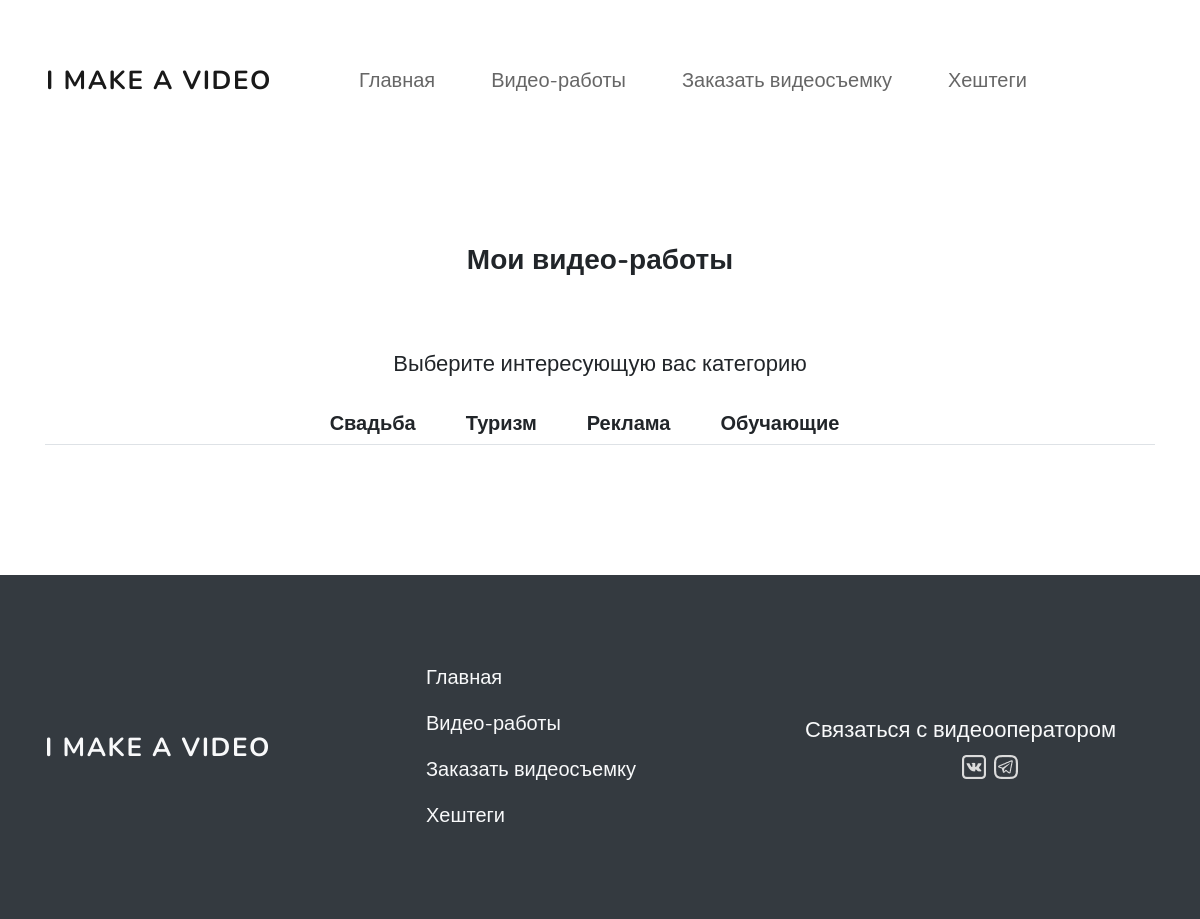
The page /works/ on the database as committed earlier.
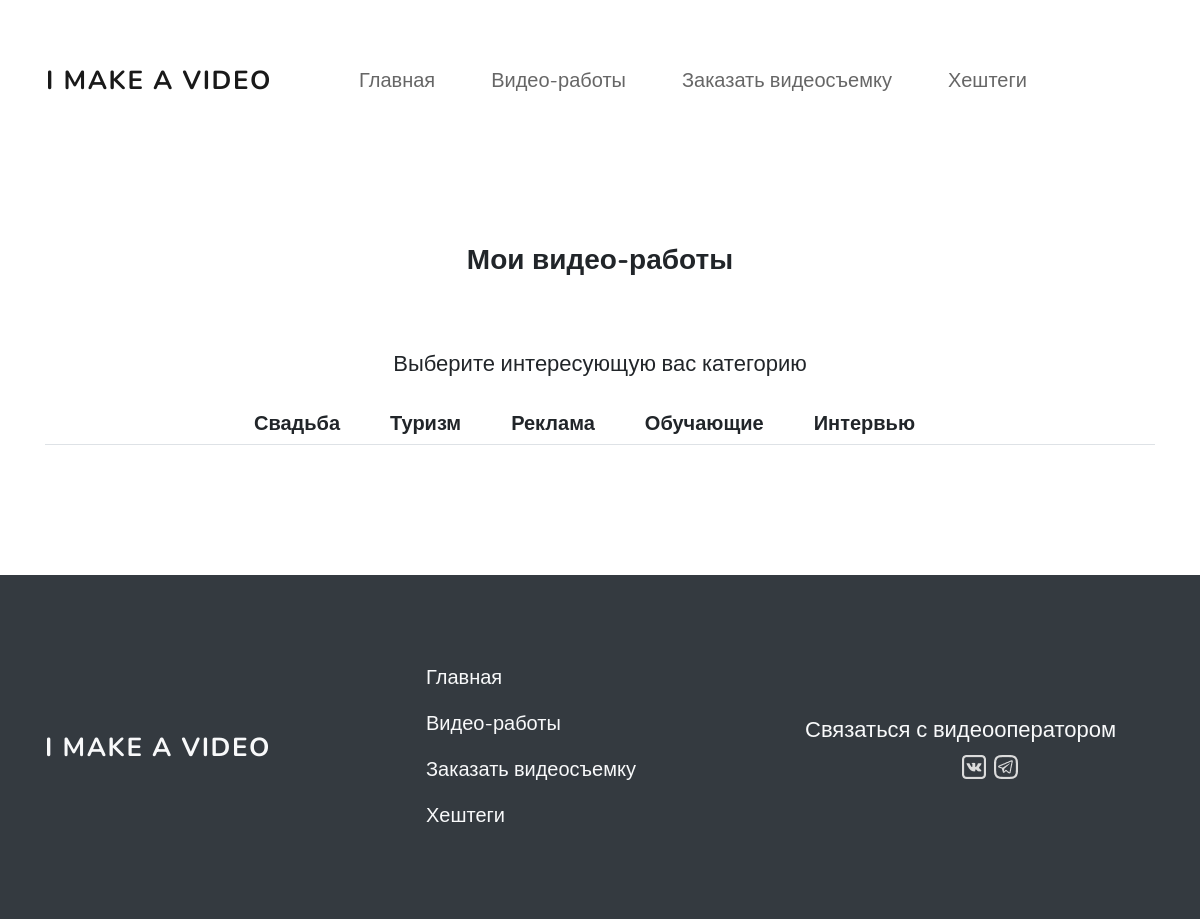
The same page on the database as committed later.
### film_site/models.py (models this page shows, shortened)
class VideoType(models.Model):
    name = models.CharField(verbose_name='Вид съемки', max_length=255)
    price = models.PositiveIntegerField(default=0, verbose_name='Цена', help_text='руб/час')
    slug = models.SlugField(default='type', verbose_name='Короткое название (на англ.)', max_length=32)
    class Meta:
        verbose_name = 'Вид съемки'
        verbose_name_plural = 'Виды съемки'

### film_site/views.py (the view)
# urls.py: path('works/', WorksView.as_view(), name='works'),
class WorksView(View):
    def get(self, request):
        types = VideoType.objects.all()
        works = MyWorks.objects.all()
        context = {
            'types': types, 'works': works
        }
        return render(request, 'film_site/works.html', context)

### film_site/templates/film_site/works.html (shortened to what this page needs)
{% extends "film_site/index.html" %}
{% load static %}
{% block one %}
<div class="razdel-2 py-6">
    <div class="container">
        <h2 class="text-center mb-6">Мои видео-работы</h2>
        <h4 class="text-center mb-4">Выберите интересующую вас категорию</h3>
        <ul class="nav nav-tabs col-md-12 justify-content-center">
            {% for type in types %}
                <li class="nav-item">
                    <h5 class="nav-link my-0 mr-3" data-toggle="tab" href="#{{ type.slug }}"><b>{{ type.name}}</b></h5>
                </li>
            {% endfor %}
        </ul>
    </div>
</div>
{% endblock %}

Rows that differ between the two databases and show on the page:
added VideoType: name "Интервью"
